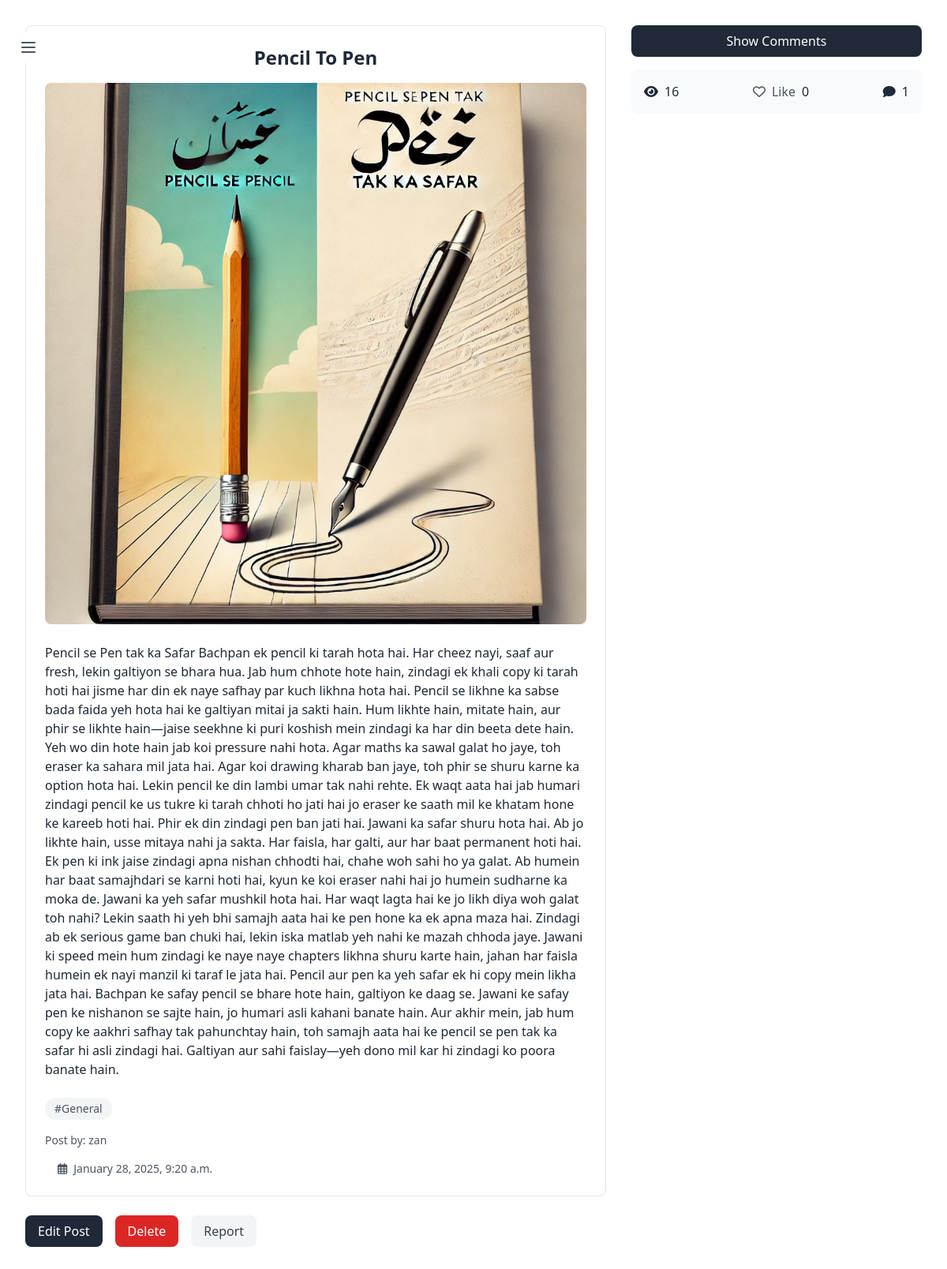
Page /story/11/ (signed in) on the committed database.
### post/models.py (models this page shows, shortened)
class Post(models.Model):
    STORY_TYPES = (
        ('F', 'Fiction'),
        ('N', 'Non-Fiction'),
        ('P', 'Poetry'),
        ('R', 'Romantic'),
        ('H', 'Horror'),
        ('S', 'Science Fiction'),
        ('M', 'Mystery'),
        ('C', 'Comedy'),
        ('D', 'Drama'),
        ('A', 'Action'),
        ('T', 'Thriller'),
        ('G', 'General'),
    )
    user = models.ForeignKey(User, on_delete=models.CASCADE)
    title = models.CharField(max_length=200)
    content = RichTextField(blank=True, null=True)
    image = models.ImageField(upload_to='images/')
    post_date = models.DateTimeField(default=timezone.now)
    tags = models.CharField(max_length=5, choices=STORY_TYPES, default='G')
    view_count = models.PositiveIntegerField(default=0)
    likes = models.ManyToManyField(User, related_name='post_likes', blank=True)

### post/views.py (the view)
# urls.py: path('<int:post_id>/', views.post_detail, name='post_detail'),
def post_detail(request, post_id):
    post = get_object_or_404(Post, id=post_id)
    post.view_count += 1
    post.save()
    return render(request, 'website/post_detail.html', {'post': post})

### template/website/post_detail.html (shortened to what this page needs)
{% extends 'layout.html' %}
{% load static %}
{% block content %}
<section id="posts" class="px-4 py-8 lg:px-8">
    <div x-data="{ showComments: false }" class="max-w-6xl mx-auto">
        <div class="flex flex-col lg:flex-row gap-8">
            <div class="lg:w-2/3">
                <div class="bg-white rounded-lg border border-gray-200 p-6 mb-6">
                    <h1 class="text-2xl font-bold mb-4 text-center">{{ post.title }}</h1>
                    <img src="{{ post.image.url }}" alt="{{ post.title }}" class="w-full rounded-lg mb-6">
                    <div class="prose max-w-none">
                        <p class="mb-4">{{ post.content | safe }}</p>
                    </div>
                    <div class="flex flex-wrap gap-2 mt-6">
                        {% if post.tags == 'F' %}
                        <span class="px-3 py-1 bg-gray-100 rounded-full text-sm text-gray-600">#Fiction</span>
                        {% elif post.tags == 'N' %}
                        <span class="px-3 py-1 bg-gray-100 rounded-full text-sm text-gray-600">#Non-Fiction</span>
                        {% elif post.tags == 'P' %}
                        <span class="px-3 py-1 bg-gray-100 rounded-full text-sm text-gray-600">#Poetry</span>
                        {% elif post.tags == 'R' %}
                        <span class="px-3 py-1 bg-gray-100 rounded-full text-sm text-gray-600">#Romantic</span>
                        {% elif post.tags == 'H' %}
                        <span class="px-3 py-1 bg-gray-100 rounded-full text-sm text-gray-600">#Horror</span>
                        {% elif post.tags == 'S' %}
                        <span class="px-3 py-1 bg-gray-100 rounded-full text-sm text-gray-600">#Science Fiction</span>
                        {% elif post.tags == 'M' %}
                        <span class="px-3 py-1 bg-gray-100 rounded-full text-sm text-gray-600">#Mystery</span>
                        {% elif post.tags == 'C' %}
                        <span class="px-3 py-1 bg-gray-100 rounded-full text-sm text-gray-600">#Comedy</span>
                        {% elif post.tags == 'D' %}
                        <span class="px-3 py-1 bg-gray-100 rounded-full text-sm text-gray-600">#Drama</span>
                        {% elif post.tags == 'A' %}
                        <span class="px-3 py-1 bg-gray-100 rounded-full text-sm text-gray-600">#Action</span>
                        {% elif post.tags == 'T' %}
                        <span class="px-3 py-1 bg-gray-100 rounded-full text-sm text-gray-600">#Thriller</span>
                        {% else %}
                        <span class="px-3 py-1 bg-gray-100 rounded-full text-sm text-gray-600">#General</span>
                        {% endif %}
                    </div>
                    <div class="mt-4 text-sm text-gray-600">Post by: {{ post.user.username }}</div>
                    <div class="mt-4 text-sm text-gray-600">
                        <div class="flex items-center mx-4">
                            <i class="far fa-calendar-alt mr-2"></i>
                            <span>{{ post.post_date|date:"F j, Y, g:i a" }}</span>
                        </div>
                    </div>
                </div>
                <div class="flex gap-4">
                    {% if request.user.is_authenticated %}
                    {% if post.user == request.user %}
                    <a href="{% url 'edit_post' post.id %}"
                        class="px-4 py-2 bg-gray-800 text-white rounded-lg hover:bg-gray-700">Edit Post</a>
                    <button onclick="showDeleteConfirmation()"
                        class="px-4 py-2 bg-red-600 text-white rounded-lg hover:bg-red-700">Delete</button>
                    {% endif %}
                    <a href="{% url 'report_post' post.id %}"
                        class="px-4 py-2 bg-gray-100 text-gray-700 rounded-lg hover:bg-gray-200">Report</a>
                    {% endif %}
                </div>
            </div>
            <div class="lg:w-1/3">
                <button @click="showComments = !showComments"
                    class="w-full mb-4 px-4 py-2 bg-gray-800 text-white rounded-lg hover:bg-gray-700">
                    <span x-text="showComments ? 'Hide Comments' : 'Show Comments'"></span>
                </button>
                <div class="flex justify-between mb-4 p-4 bg-gray-50 rounded-lg">
                    <div class="flex items-center">
                        <i class="fas fa-eye mr-2"></i>
                        <span>{{ post.view_count }}</span>
                    </div>
                    <div class="flex items-center">
                        <form
                            action="{% if request.user.is_authenticated %}{% url 'like_post' post.id %}{% else %}#{% endif %}"
                            method="post" id="like-form" class="flex items-center">
                            <button type="submit" id="like-button"
                                class="flex items-center text-gray-600 hover:text-red-500">
                                {% if request.user.is_authenticated and request.user in post.likes.all %}
                                <i class="fas fa-heart text-red-500 mr-2"></i>
                                <span>Unlike</span>
                                {% else %}
                                <i class="far fa-heart mr-2"></i>
                                <span>Like</span>
                                {% endif %}
                            </button>
                        </form>
                        <span class="ml-2">{{ post.likes.count }}</span>
                    </div>
                    <div class="flex items-center">
                        <i class="fas fa-comment mr-2"></i>
                        <span>{{ post.comments.count }}</span>
                    </div>
                </div>
            </div>
        </div>
    </div>
</section>
{% endblock %}

### template/layout.html (style rules this page uses)
* { -ms-overflow-style: none; scrollbar-width: none; }
* { -webkit-tap-highlight-color: transparent; }
body { text-rendering: optimizeLegibility; -webkit-font-smoothing: antialiased; -moz-osx-font-smoothing: grayscale; }
html { scroll-behavior: smooth; }

### rows in the picture
Post: title "Pencil To Pen", image (picture), content "Pencil se Pen tak ka Safar Bachpan ek pencil ki tarah hota hai. Har cheez nayi, saaf aur fresh, lekin galtiyon se bhara hua. Jab hum chhote hote hain, zindagi ek khali copy ki tarah hoti hai jisme har din ek naye safhay par kuch likhna hota hai. Pencil se likhne ka sabse bada faida yeh hota hai ke galtiyan mitai ja sakti hain. Hum likhte hain, mitate hain, aur phir se likhte hain—jaise seekhne ki puri koshish mein zindagi ka har din beeta dete hain. Yeh wo din hote hain jab koi pressure nahi hota. Agar maths ka sawal galat ho jaye, toh eraser ka sahara mil jata hai. Agar koi drawing kharab ban jaye, toh phir se shuru karne ka option hota hai. Lekin pencil ke din lambi umar tak nahi rehte.…", user.username "zan", post_date "January 28, 2025, 9:20 a.m.", view_count "16", likes.count "0", comments.count "1"
